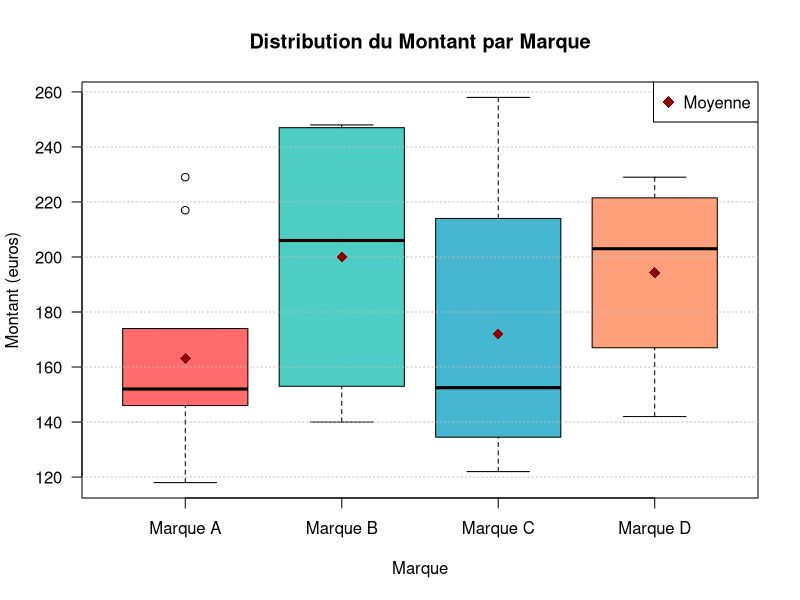

Write the R code that produced this figure.
# ============================================================================
# BOXPLOT PAR MARQUE
# ============================================================================
# Ce script affiche un boxplot (boîte à moustaches) du montant des achats
# en fonction de la marque de chaussures
# ============================================================================

# ----------------------------------------------------------------------------
# 1. CHARGEMENT DES DONNÉES
# ----------------------------------------------------------------------------

donnees <- read.csv("chaussures.csv", header = TRUE, stringsAsFactors = FALSE)

cat("\n=== APERÇU DES DONNÉES ===\n")
print(head(donnees))

# ----------------------------------------------------------------------------
# 2. STATISTIQUES DESCRIPTIVES PAR MARQUE
# ----------------------------------------------------------------------------

cat("\n\n=== STATISTIQUES DU MONTANT PAR MARQUE ===\n")

# Calculer les statistiques par marque
stats_marque <- aggregate(Montant ~ Origine, data = donnees, FUN = function(x) {
  c(Min = min(x),
    Q1 = quantile(x, 0.25),
    Mediane = median(x),
    Moyenne = mean(x),
    Q3 = quantile(x, 0.75),
    Max = max(x),
    Ecart_type = sd(x),
    N = length(x))
})

# Afficher les statistiques
print(stats_marque)

# ----------------------------------------------------------------------------
# 3. BOXPLOT DU MONTANT PAR MARQUE
# ----------------------------------------------------------------------------

cat("\n\n=== GÉNÉRATION DU BOXPLOT ===\n")

# Définir les couleurs pour chaque marque
couleurs <- c("#FF6B6B", "#4ECDC4", "#45B7D1", "#FFA07A")

# Créer le boxplot
boxplot(Montant ~ Marque,
        data = donnees,
        main = "Distribution du Montant par Marque",
        xlab = "Marque",
        ylab = "Montant (euros)",
        col = couleurs,
        border = "black",
        notch = FALSE,
        las = 1)

# Ajouter une grille horizontale
grid(nx = NA, ny = NULL, col = "gray", lty = "dotted")

# Ajouter les moyennes avec des points
moyennes <- tapply(donnees$Montant, donnees$Marque, mean)
points(1:length(moyennes), moyennes, pch = 18, col = "darkred", cex = 1.5)

# Ajouter une légende pour la moyenne
legend("topright",
       legend = "Moyenne",
       pch = 18,
       col = "darkred",
       pt.cex = 1.5,
       bg = "white")

cat("Boxplot généré avec succès !\n")

# ----------------------------------------------------------------------------
# 4. INTERPRÉTATION
# ----------------------------------------------------------------------------

cat("\n\n=== INTERPRÉTATION ===\n")
cat("Le boxplot montre :\n")
cat("- La boîte : du 1er quartile (Q1) au 3ème quartile (Q3)\n")
cat("- La ligne dans la boîte : la médiane\n")
cat("- Les moustaches : min et max (hors valeurs aberrantes)\n")
cat("- Les points rouges : les moyennes\n")

# ----------------------------------------------------------------------------
# FIN DU SCRIPT
# ----------------------------------------------------------------------------

cat("\n\n=== ANALYSE TERMINÉE ===\n")
